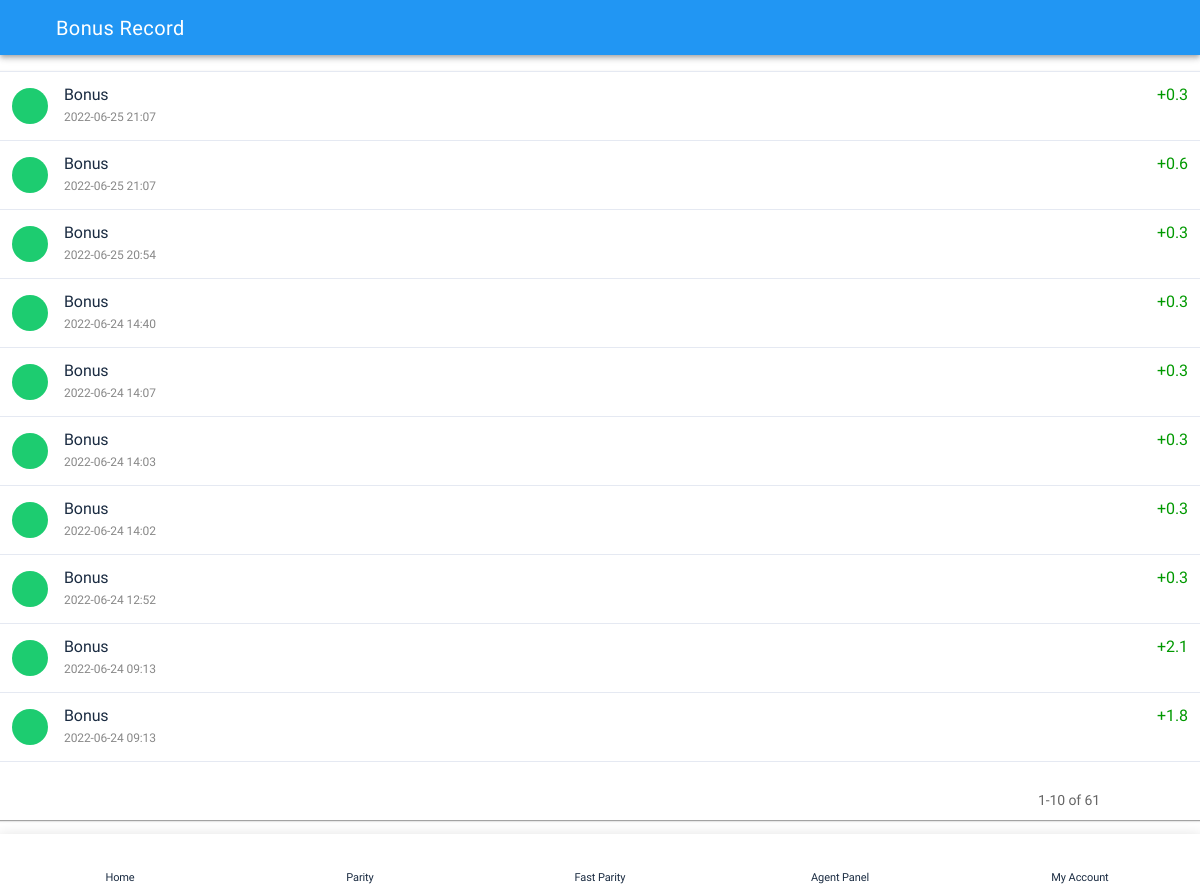
Page /bonusrecord.php (signed in) on the committed database.
### tables this page shows
CREATE TABLE `tbl_bonussummery` (
  `id` int(11) NOT NULL,
  `userid` int(11) NOT NULL,
  `periodid` varchar(300) NOT NULL,
  `level1id` varchar(255) NOT NULL,
  `level2id` varchar(255) NOT NULL,
  `level1amount` varchar(255) NOT NULL,
  `level2amount` varchar(255) NOT NULL,
  `tradeamount` varchar(255) NOT NULL,
  `createdate` datetime NOT NULL
);

### bonusrecord.php (the view, shortened to what this page needs)
<!doctype html>
<html lang="en">
<head>
<link rel="stylesheet" href="assets/css/style.css">
<link href="https://maxcdn.bootstrapcdn.com/font-awesome/4.7.0/css/font-awesome.min.css" rel="stylesheet"/>
<link href="assets/css/dataTables.bootstrap.min.css" rel="stylesheet"/>
</head>
<body>
<?php
include("include/connection.php");
?>
<div class="appHeader1">
  <div class="left"> <a href="#" onClick="goBack();" class="icon goBack"> <i class="icon ion-md-arrow-back"></i> </a>
    <div class="pageTitle">Bonus Record</div>
  </div>
  <div class="right">
  <div class="dropdown">
  <a class="" href="#" role="button" id="dropdownMenuLink" data-toggle="dropdown" aria-haspopup="true" aria-expanded="false" style="font-size:20px;">
    <i class="icon ion-md-list"></i></a>
</div>
  </div>
</div>
<div id="appCapsule" class="pb-2">
  <div class="pb-5">
      <div class="mt-1">
      <div class="tab-content" id="myTabContent">
        <div class="tab-pane fade active show" id="level1" role="tabpanel">
        <div class="row">
        <div class="col-12">
        <div class="table-container listView pl-2 pr-2">
    <table id="example1" class="table table-borderless" style="border-bottom: 1px solid #E5E9F2;">
      <tbody>
      <?php
	  @$userid=$_SESSION['frontuserid'];
      $summery=mysqli_query($con,"select * from `tbl_bonussummery` where `level1id`='".$userid."' order by id desc");
	  $summeryRows=mysqli_num_rows($summery);
	  if($summeryRows!=''){
		  while($summeryResult=mysqli_fetch_array($summery)){
$post_date = $summeryResult['createdate'];
 $post_date2 = strtotime($post_date);
 $convert=date('Y-m-d H:i',$post_date2);
	  ?>
        <tr>
          <td>
          <div class="listItem">
          <div class="image">
              <div class="iconBox bg-success">
              <i class="icon ion-logo-usd"></i>
              </div>
            </div>
            <div class="text"><div><strong>Bonus</strong><small><?php echo $convert;?></small></div></div>
            </div>
            </td>
          <td class="tdtext">+<?php echo ($summeryResult['level1amount']);?></td>
        </tr>
        <?php }}?>
      </tbody>
    </table>
    </div>
        </div>
        </div>
        </div>
        </div>
      </div>
  </div>
</div>
<?php include("include/footer.php");?>
</body>
</html>

### assets/css/style.css (style rules this page uses)
body { font-family:"Heebo", sans-serif; font-size:14px; line-height:1.5em; letter-spacing:-0.007em; color:#333; background:#FFF; -webkit-font-smoothing:antialiased; -moz-osx-font-smoothing:grayscale; width:100%; height:100%; overflow-x:hidden; -ms-user-select:none; user-select:none; -moz-user-select:none; -webkit-user-select:none }
a { -webkit-transition:.2s all; transition:.2s all; color:#565EFF }
.appHeader1 { padding: 0 24px; height:55px; background-color: #2196f3; border-color: #2196f3; -webkit-box-shadow: 0 2px 4px -1px rgba(0, 0, 0, .2), 0 4px 5px 0 rgba(0, 0, 0, .14), 0 1px 10px 0 rgba(0, 0, 0, .12); box-shadow: 0 2px 4px -1px rgba(0, 0, 0, .2), 0 4px 5px 0 rgba(0, 0, 0, .14), 0 1px 10px 0 rgba(0, 0, 0, .12); }
.appHeader1 .pageTitle { line-height:3em; font-size: 20px; font-weight: 500; letter-spacing: .02em; white-space: nowrap; overflow: hidden; text-overflow: ellipsis; color:#fff; }
.appHeader1 .left, .appHeader1 .right { position:absolute; top:0; -webkit-transition:0.2s all; transition:0.2s all; height:56px; min-width:56px; display:-webkit-box; display:flex; -webkit-box-align:center; align-items:center; -webkit-box-pack:center; justify-content:center }
.appHeader1 .left .icon, .appHeader1 .right .icon { width:56px; height:56px; color:#fff; display:-webkit-box; display:flex; -webkit-box-align:center; align-items:center; -webkit-box-pack:center; justify-content:center }
.appHeader1 .left .icon i, .appHeader1 .right .icon i { font-size:26px }
.appHeader1 .left { left:0; right:auto }
.appHeader1 .right { right:0; left:auto }
#appCapsule { padding:0px 0; }
.row { margin-left:-10px; margin-right:-10px }
.col-1, .col-2, .col-3, .col-4, .col-5, .col-6, .col-7, .col-8, .col-9, .col-10, .col-11, .col-12 { padding-left:10px; padding-right:10px }
.bg-success { background:#1DCC70 !important }
.mt-1 { margin-top:10px !important }
.pb-2 { padding-bottom:20px !important }
.pb-5 { padding-bottom:50px !important }
.pl-2 { padding-left:20px !important }
.pr-2 { padding-right:20px !important }
.listView { margin:0px -20px }
.listView .listItem { display:-webkit-box; display:flex; -webkit-box-align:center; align-items:center; padding:12px 56px 12px 20px; position:relative }
.listView .listItem:last-child:after { display:none !important }
.listView .listItem:after { content:""; display:block; height:1px; background:#E5E9F2; position:absolute; bottom:0; left:72px; right:0 }
.listView .listItem .image { width:52px; padding-right:16px }
.listView .listItem .image .iconBox { width:36px; height:36px; border-radius:200px; background:#565EFF; display:-webkit-box; display:flex; -webkit-box-align:center; align-items:center; -webkit-box-pack:center; justify-content:center; color:#FFF; font-size:20px }
.listView .listItem .image .iconBox i { margin:0 !important; line-height:1em }
.listView .listItem .text { width:calc(100% - 64px); color:#8D95A0; font-size:18px }
.listView .listItem .text strong { color:#1B2C42; font-weight:normal; display:block }
.table { color:#8D95A0 }
.table td, .table th { border-top:1px solid #E5E9F2; color:#333; font-size:13px; }
.table-container { webkit-box-shadow: 0 2px 1px -1px rgba(0,0,0,.2),0 1px 1px 0 rgba(0,0,0,.14),0 1px 3px 0 rgba(0,0,0,.12) !important; box-shadow: 0 2px 1px -1px rgba(0,0,0,.2),0 1px 1px 0 rgba(0,0,0,.14),0 1px 3px 0 rgba(0,0,0,.12) !important; }
table.dataTable { border-collapse: collapse; }

### bonusrecord.php (style rules this page uses)
.tdtext { font-size:16px !important; color:#090 !important; font-weight:normal; text-align:right; }
.text small { font-size:12px; color:#888; }
.listView .listItem { padding: 0px 55px 0px 0px; }
.listView .listItem .text { font-size: 16px; }
.appHeader1 .right { right:20px; }

### rows in the picture
tbl_bonussummery: createdate "2022-06-25 21:07", level1amount "0.3"
tbl_bonussummery: createdate "2022-06-25 21:07", level1amount "0.6"
tbl_bonussummery: createdate "2022-06-25 20:54", level1amount "0.3"
tbl_bonussummery: createdate "2022-06-24 14:40", level1amount "0.3"
tbl_bonussummery: createdate "2022-06-24 14:07", level1amount "0.3"
tbl_bonussummery: createdate "2022-06-24 14:03", level1amount "0.3"
tbl_bonussummery: createdate "2022-06-24 14:02", level1amount "0.3"
tbl_bonussummery: createdate "2022-06-24 12:52", level1amount "0.3"
tbl_bonussummery: createdate "2022-06-24 09:13", level1amount "2.1"
tbl_bonussummery: createdate "2022-06-24 09:13", level1amount "1.8"
